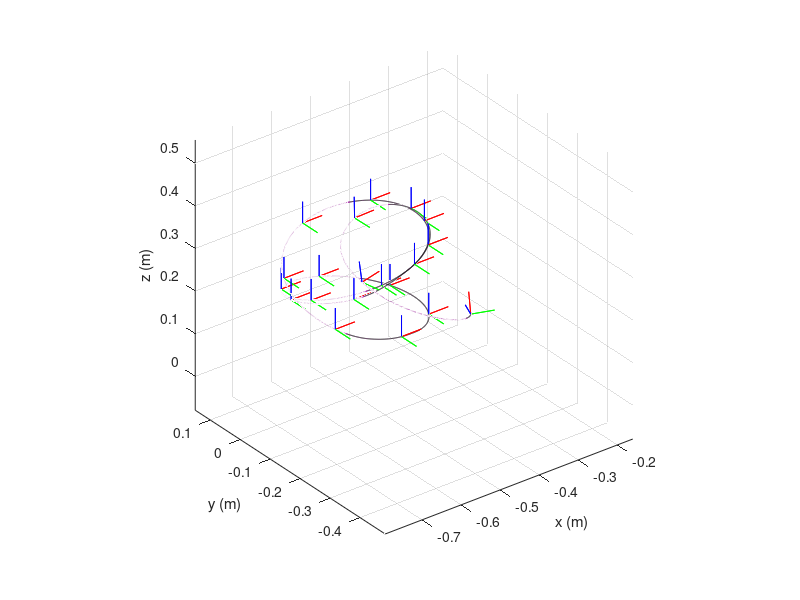
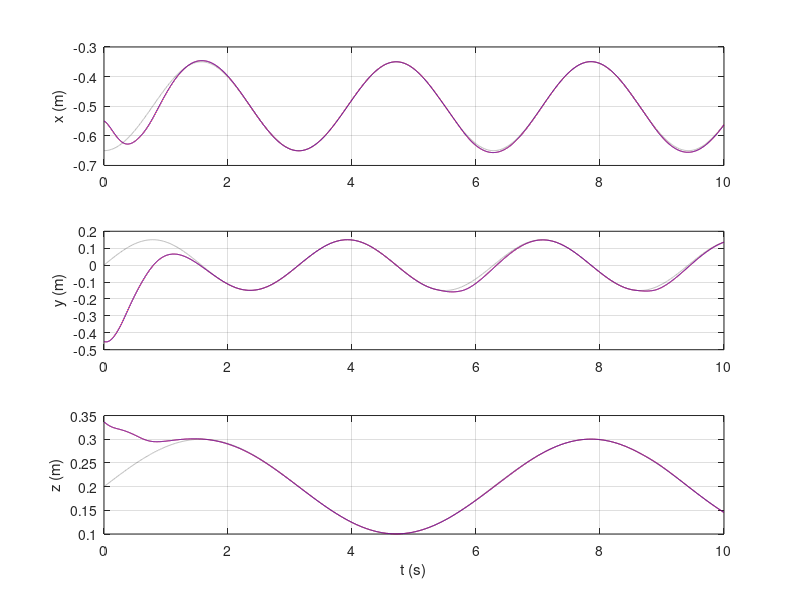

These figures' MATLAB source, in order: (Note: this script raises an error after producing the figures.)
clear; close all; clc;
%%
% Comparison for two geometric impedance controllers
%%
addpath 'sub_direct'
addpath 'toTIKZ'

obj = 'tracking'; % or regulation
% obj = 'tracking2';
% obj = 'regulation2';
% obj = 'regulation';
%%
export_to_tikz = false;
%%
if strcmp(obj,'regulation')
    load('result_geo_regulation.mat');
    load('result_geo2_regulation.mat');
elseif strcmp(obj,'tracking')
    load('result_geo_tracking.mat');
    load('result_geo2_tracking.mat');
elseif strcmp(obj,'tracking2')
    load('result_geo_tracking2.mat');
    load('result_geo2_tracking2.mat');
elseif strcmp(obj,'regulation2')
    load('result_geo_regulation2.mat');
    load('result_geo2_regulation2.mat');
end

%downsample data by factor
down = 1; % default 1

t = result_geo.t;

N = length(t);
t_ = t(1:end-1);

gd = result_geo.g_d;

if down > 1
    gd = downsample(gd, down);
    N = ceil(N/down);
    t = downsample(t, down);
    t_ = downsample(t_, down);
    result_geo.S = downsample(result_geo.S', down)';
    result_geo.g = downsample(result_geo.g, down);
    result_geo.g_d = downsample(result_geo.g_d, down);
    result_geo.t = downsample(result_geo.t, down);
    result_geo2.S = downsample(result_geo2.S', down)';
    result_geo2.g = downsample(result_geo2.g, down);
    result_geo2.g_d = downsample(result_geo2.g_d, down);
    result_geo2.t = downsample(result_geo2.t, down);
    
    result_geo.lyap = downsample(result_geo.lyap, down);
    result_geo2.lyap = downsample(result_geo2.lyap, down);
end

%%
p_geo = zeros(3,N-1);
R_geo = zeros(3,3,N-1);
p_imp = zeros(3,N-1);
R_imp = zeros(3,3,N-1);
p_des = zeros(3,N-1);

for k = 1 : N-1
    p_geo(:,k) = result_geo.g(k,1:3,4);
    R_geo(:,:,k) = result_geo.g(k,1:3,1:3);
    p_imp(:,k) = result_geo2.g(k,1:3,4);
    R_imp(:,:,k) = result_geo2.g(k,1:3,1:3);
    p_des(:,k) = result_geo.g_d(k,1:3,4);
end

h = 1:N-1/down;

figure(1)
plot3(p_geo(1,h),p_geo(2,h),p_geo(3,h),'k'); hold on; grid on;
plot3(p_imp(1,h),p_imp(2,h),p_imp(3,h),'m');
xlabel('x (m)'); ylabel('y (m)'); zlabel('z (m)');
nk = 500/down;

for k = 1 : length(h)/nk
    idx = nk*(k-1) + 1;
    scale = 0.05;
    plot3([p_geo(1,idx), p_geo(1,idx) + scale * R_geo(1,1,idx)],...
          [p_geo(2,idx), p_geo(2,idx) + scale * R_geo(2,1,idx)],...
          [p_geo(3,idx), p_geo(3,idx) + scale * R_geo(3,1,idx)],'r');
    plot3([p_geo(1,idx), p_geo(1,idx) + scale * R_geo(1,2,idx)],...
          [p_geo(2,idx), p_geo(2,idx) + scale * R_geo(2,2,idx)],...
          [p_geo(3,idx), p_geo(3,idx) + scale * R_geo(3,2,idx)],'b');
    plot3([p_geo(1,idx), p_geo(1,idx) + scale * R_geo(1,3,idx)],...
          [p_geo(2,idx), p_geo(2,idx) + scale * R_geo(2,3,idx)],...
          [p_geo(3,idx), p_geo(3,idx) + scale * R_geo(3,3,idx)],'g');
      
    plot3([p_imp(1,idx), p_imp(1,idx) + scale * R_imp(1,1,idx)], ...
          [p_imp(2,idx), p_imp(2,idx) + scale * R_imp(2,1,idx)], ...
          [p_imp(3,idx), p_imp(3,idx) + scale * R_imp(3,1,idx)],'r');
    plot3([p_imp(1,idx), p_imp(1,idx) + scale * R_imp(1,2,idx)], ...
          [p_imp(2,idx), p_imp(2,idx) + scale * R_imp(2,2,idx)], ...
          [p_imp(3,idx), p_imp(3,idx) + scale * R_imp(3,2,idx)],'b');
    plot3([p_imp(1,idx), p_imp(1,idx) + scale * R_imp(1,3,idx)], ...
          [p_imp(2,idx), p_imp(2,idx) + scale * R_imp(2,3,idx)], ...
          [p_imp(3,idx), p_imp(3,idx) + scale * R_imp(3,3,idx)],'g');
end
axis equal

%export fig as tex-file
if export_to_tikz
    warning('off')
    name = ['pics\trajectory_3d_', obj , '.tex'];
    matlab2tikz(name)
    warning('on')
end
%%
figure(2)
subplot(3,1,1);
plot(t_,gd(1:end-1,1,4),'k:'); hold on; grid on; ylabel('x (m)');
plot(t_,result_geo.g(1:end-1,1,4),'r'); 
plot(t_,result_geo2.g(1:end-1,1,4),'b--');
subplot(3,1,2);
plot(t_,gd(1:end-1,2,4),'k:'); hold on; grid on; ylabel('y (m)');
plot(t_,result_geo.g(1:end-1,2,4),'r'); 
plot(t_,result_geo2.g(1:end-1,2,4),'b--');
subplot(3,1,3);
plot(t_,gd(1:end-1,3,4),'k:'); hold on; grid on; 
plot(t_,result_geo.g(1:end-1,3,4),'r'); 
plot(t_,result_geo2.g(1:end-1,3,4),'b--');
ylabel('z (m)'); xlabel('t (s)');

%export fig as tex-file
if export_to_tikz
    warning('off')
    name = ['pics\comparison_xyz_', obj , '.tex'];
    matlab2tikz(name)
    warning('on')
end
%%
err_geo = zeros(1,N);
err_imp = zeros(1,N);

err_geo_rot = zeros(1,N);
err_imp_rot = zeros(1,N);

for k = 1 : N
    err_geo(k) = err_fun(result_geo.g(k,:,:),result_geo.g_d(k,:,:));
    err_imp(k) = err_fun(result_geo2.g(k,:,:),result_geo2.g_d(k,:,:));
    
    err_geo_rot(k) = err_fun_rot(result_geo.g(k,:,:),result_geo.g_d(k,:,:));
    err_imp_rot(k) = err_fun_rot(result_geo2.g(k,:,:),result_geo2.g_d(k,:,:));
end

%%
figure(3)
plot(t_,err_geo(1:end-1),'r'); hold on; grid on;
plot(t_,err_imp(1:end-1),'b--');
xlabel('t (s)'); ylabel('Error function \Psi')

%export fig as tex-file
if export_to_tikz
    warning('off')
    name = ['pics\error_func_', obj , '.tex']
    matlab2tikz(name)
    warning('on')
end

figure(4)
plot(t_,result_geo.lyap(1:end-1),'r'); hold on; grid on;
plot(t_,result_geo2.lyap(1:end-1),'b--');
xlabel('t (s)'); ylabel('Dynamic Cost \Phi');

if export_to_tikz
    warning('off')
    name = ['pics\dynamic_cost_', obj , '.tex'];
    matlab2tikz(name)
    warning('on')
end
% ylim([0,1])
%%
RMS_p_geo = rms(p_geo - p_des,2);
RMS_p_imp = rms(p_imp - p_des,2);

fprintf('GIC P RMS: %f, %f, %f\n',RMS_p_geo(1),RMS_p_geo(2),RMS_p_geo(3))
fprintf('GIC2 P RMS: %f, %f, %f\n',RMS_p_imp(1),RMS_p_imp(2),RMS_p_imp(3))

fprintf('GIC ERR RMS: %f, ROT RMS:%f\n', rms(err_geo), rms(err_geo_rot));
fprintf('GIC2 ERR RMS: %f, ROT RMS:%f\n', rms(err_imp), rms(err_imp_rot));

fprintf('GIC Dynamic cost RMS: %f\n', rms(result_geo.lyap));
fprintf('GIC2 Dynamic cost RMS: %f\n', rms(result_geo2.lyap));

%% Testing for rightful rotation matrix
det_imp = zeros(1,N-1);
det_geo = zeros(1,N-1);

for k = 1 : N-1
    det_imp(k) = det(R_imp(:,:,k));
    det_geo(k) = det(R_geo(:,:,k));
end

figure(3)
plot(t_,err_geo(1:end-1),'r'); hold on; grid on;
plot(t_,err_imp(1:end-1),'b--');
xlabel('t (s)'); ylabel('Error function \Psi')


